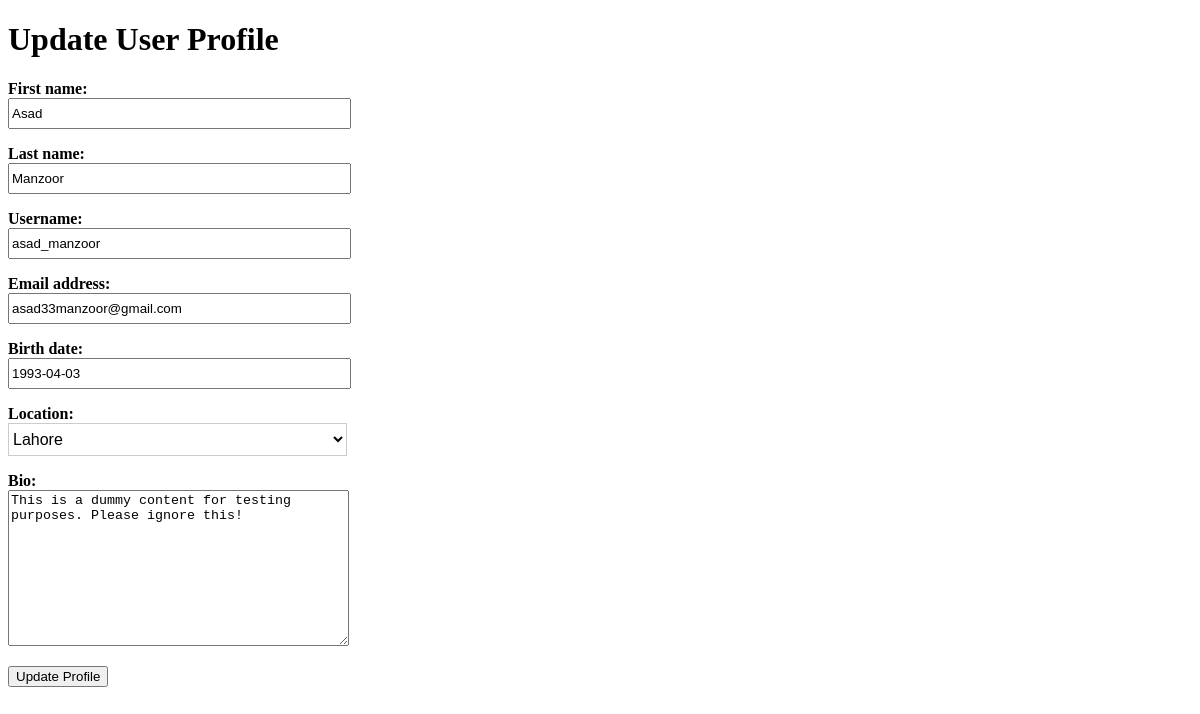
The app's page /users/update_profile/ (signed in) with its own data.
### users/models.py (models this page shows, shortened)
class CustomUser(AbstractBaseUser):
    objects = CustomUserManager()
    username = models.CharField(
        max_length=300, unique=True,
        validators=[RegexValidator(regex = '^[a-zA-Z0-9.+-_]*$',
                                   message='Username must be alphanumeric or contain numbers',
                                   code='invalid_username')
                    ])
    email = models.EmailField(max_length=255, unique=True, verbose_name='email address')
    is_admin = models.BooleanField(default=False)
    is_staff = models.BooleanField(default=False)
    LOCATIONS = (
        ('LHR', 'Lahore'),
        ('ISL', 'Islamabad'),
        ('KHI', 'Karachi'),
        ('PEW', 'Peshawar'),
        ('QTA', 'Quetta'),
    )
    first_name = models.CharField(max_length=50, blank=True, default='')
    last_name = models.CharField(max_length=50, blank=True, default='')
    bio = models.TextField(max_length=500, blank=True, default='')
    location = models.CharField(max_length=3, choices=LOCATIONS, default='LHR')
    birth_date = models.DateField(null=True, blank=True, default=timezone.now)
    user_number = models.IntegerField(default=0)
    USERNAME_FIELD = 'username'
    REQUIRED_FIELDS = ['email']

### users/views.py (the view, shortened to what this page needs)
# urls.py: path('update_profile/', views.UpdateProfile.as_view(), name='user_profile'),
class UpdateProfile(FormView):
    template_name = 'profile.html'
    form_class = ProfileForm
    def get(self, request, *args, **kwargs):
        profile_form = self.form_class(instance=request.user)
        return render(request, self.template_name, {'form': profile_form})

### users/forms.py
class ProfileForm(forms.ModelForm):
    class Meta:
        model = CustomUser
        fields = ('first_name', 'last_name', 'username', 'email', 'birth_date', 'location', 'bio')
        widgets = {'birth_date': forms.DateInput(attrs={'class': 'datepicker'})}

### templates/profile.html (shortened to what this page needs)
{% extends 'base.html' %}
{% block content %}
    <h1>Update User Profile</h1>
    <form method="post">
        {% for field in form %}
            <p>
                <strong>{{ field.label_tag }}</strong><br>
                {{ field }}<br>
            </p>
        {% endfor %}
        <button type="submit">Update Profile</button>
    </form>
{% endblock %}

### users/static/style.css (style rules this page uses)
input { width: 335px; height: 25px; }
select { background: transparent; width: 339px; font-size: 16px; border: 1px solid #ccc; height: 33px; }

### records on screen
CustomUser: form "Asad" "Manzoor" "asad_manzoor" "asad33manzoor@gmail.com" "1993-04-03" "Lahore" "This is a dummy content for testing purposes. Please ignore this!"

### other values on screen
{{ field.label_tag }} "First name:" "Last name:" "Username:" "Email address:" "Birth date:" "Location:" "Bio:"
